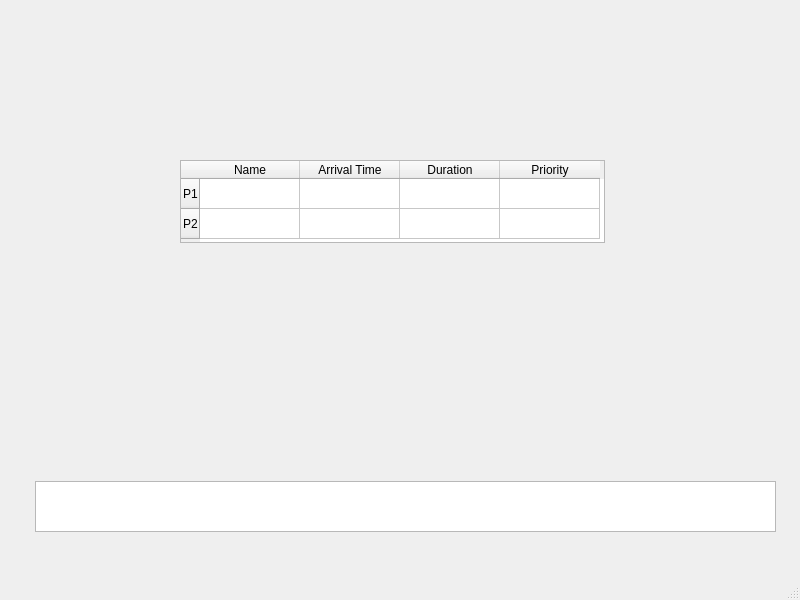
<?xml version="1.0" encoding="UTF-8"?>
<ui version="4.0">
 <class>MainWindow</class>
 <widget class="QMainWindow" name="MainWindow">
  <property name="geometry">
   <rect>
    <x>0</x>
    <y>0</y>
    <width>800</width>
    <height>600</height>
   </rect>
  </property>
  <property name="windowTitle">
   <string>MainWindow</string>
  </property>
  <widget class="QWidget" name="centralwidget">
   <widget class="QTableWidget" name="ProccessTable">
    <property name="geometry">
     <rect>
      <x>180</x>
      <y>160</y>
      <width>425</width>
      <height>83</height>
     </rect>
    </property>
    <property name="focusPolicy">
     <enum>Qt::NoFocus</enum>
    </property>
    <property name="editTriggers">
     <set>QAbstractItemView::NoEditTriggers</set>
    </property>
    <row>
     <property name="text">
      <string>P1</string>
     </property>
    </row>
    <row>
     <property name="text">
      <string>P2</string>
     </property>
    </row>
    <column>
     <property name="text">
      <string>Name</string>
     </property>
    </column>
    <column>
     <property name="text">
      <string>Arrival Time</string>
     </property>
    </column>
    <column>
     <property name="text">
      <string>Duration</string>
     </property>
    </column>
    <column>
     <property name="text">
      <string>Priority</string>
     </property>
    </column>
   </widget>
   <widget class="QTableWidget" name="Gantt">
    <property name="geometry">
     <rect>
      <x>35</x>
      <y>481</y>
      <width>741</width>
      <height>51</height>
     </rect>
    </property>
   </widget>
  </widget>
  <widget class="QMenuBar" name="menubar">
   <property name="geometry">
    <rect>
     <x>0</x>
     <y>0</y>
     <width>800</width>
     <height>22</height>
    </rect>
   </property>
  </widget>
  <widget class="QStatusBar" name="statusbar"/>
 </widget>
 <resources/>
 <connections/>
</ui>
